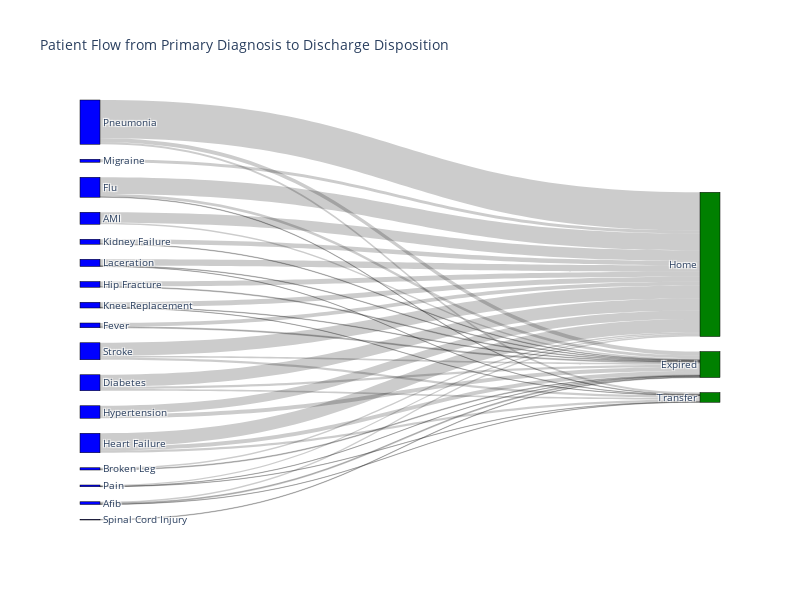

This figure's notebook cell:
### Markdown cell above
# 7:Use sankey Chart to show the flow of patient from Primary Diagnosis to Discharge Disposition"

### Code cell
import plotly.graph_objects as go

# Calculate counts for each combination
count_data = re_adm.groupby(['PrimaryDiagnosis', 'DischargeDisposition']).count().reset_index()

# Create a Sankey diagram
fig = go.Figure(go.Sankey(
    node=dict(
        pad=15,
        thickness=20,
        line=dict(color="black", width=0.5),
        label=count_data['PrimaryDiagnosis'].unique().tolist() + count_data['DischargeDisposition'].unique().tolist(),
        color=["blue"] * len(count_data['PrimaryDiagnosis'].unique().tolist()) + ["green"] * len(count_data['DischargeDisposition'].unique().tolist())
    ),
    link=dict(
        source=count_data['PrimaryDiagnosis'].apply(lambda x: count_data['PrimaryDiagnosis'].unique().tolist().index(x)),
        target=count_data['DischargeDisposition'].apply(lambda x: len(count_data['PrimaryDiagnosis'].unique().tolist()) + count_data['DischargeDisposition'].unique().tolist().index(x)),
        value=count_data['PatientID']
    )
))

fig.update_layout(title_text="Patient Flow from Primary Diagnosis to Discharge Disposition",
                  font_size=10, width=800,height=600 )
fig.show()

### Figure 1 — Plotly figure (JSON) as saved in the notebook; plotly's stock layout.template omitted (floating-point values rounded to 4 significant figures)
{"data": [{"link": {"source": [0, 0, 1, 1, 1, 2, 2, 3, 3, 3, 4, 4, 5, 5, 5, 6, 6, 6, 7, 7, 8, 8, 9, 9, 10, 10, 10, 11, 11, 11, 12, 13, 13, 13, 14, 14, 14, 15, 16, 16, 16], "target": [17, 18, 17, 18, 19, 17, 18, 17, 18, 19, 17, 18, 17, 18, 19, 17, 18, 19, 17, 18, 17, 18, 17, 18, 17, 18, 19, 17, 18, 19, 18, 17, 18, 19, 17, 18, 19, 17, 17, 18, 19], "value": [6, 42, 4, 6, 1, 3, 6, 9, 48, 7, 4, 15, 11, 67, 2, 16, 53, 9, 3, 20, 16, 34, 2, 18, 2, 20, 1, 2, 26, 1, 12, 1, 5, 1, 16, 153, 8, 2, 7, 52, 9]}, "node": {"color": ["blue", "blue", "blue", "blue", "blue", "blue", "blue", "blue", "blue", "blue", "blue", "blue", "blue", "blue", "blue", "blue", "blue", "green", "green", "green"], "label": ["AMI", "Afib", "Broken Leg", "Diabetes", "Fever", "Flu", "Heart Failure", "Hip Fracture", "Hypertension", "Kidney Failure", "Knee Replacement", "Laceration", "Migraine", "Pain", "Pneumonia", "Spinal Cord Injury", "Stroke", "Expired", "Home", "Transfer"], "line": {"color": "black", "width": 0.5}, "pad": 15, "thickness": 20}, "type": "sankey"}], "layout": {"font": {"size": 10}, "height": 600, "title": {"text": "Patient Flow from Primary Diagnosis to Discharge Disposition"}, "width": 800}}
